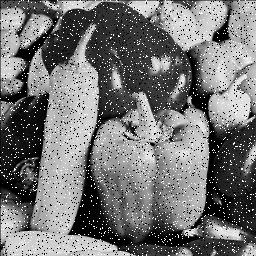
#> input picture HW4/1.jpg, 256 x 256 px
$ python q2_NoiseReduction.py
#> lines starting #> are read from the running program, lines starting #| are printed output that depends on the picture
import numpy as np
import cv2
import math
import matplotlib.pyplot as plt
def B(s):
#> called with s = '1.jpg'
    n = 5
    img = cv2.imread(s,0)
#> img is the input picture: shape (256, 256); min 0, max 255, mean 117
    F = np.fft.fftshift(np.fft.fft2(img))
    H = np.copy(F)
    G = np.copy(F)
    for i in range(len(H)):
        for j in range(len(H)):
            H[i][j]= 1/(1+((abs(i-128))**(2*n)+(abs(j-128))**(2*n))/30**(2*n))
            G[i][j] = F[i][j]*H[i][j]
    return np.abs(np.fft.ifft2(np.fft.ifftshift(G)))
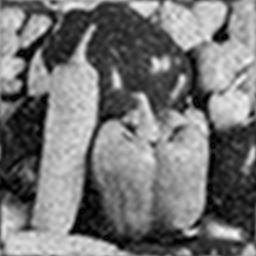
#> returned value: shape (256, 256) float64; min 0.00358, max 250.5, mean 117.1

img_back = B('1.jpg')
img_back2 = B('2.jpg')
#> call 2 of B, with s = '2.jpg'
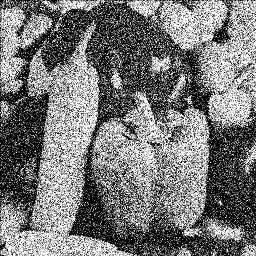
#> input picture HW4/2.jpg, 256 x 256 px
#> in B, img is the input picture: shape (256, 256); min 0, max 255, mean 119.9
#> in B (call 2), `return np.abs(np.fft.ifft2(np.fft.ifftshift(G)))`:
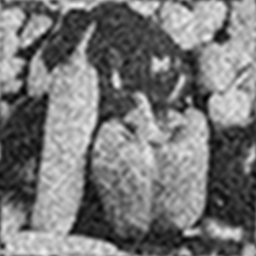
#> returned value: shape (256, 256) float64; min 0.483, max 240.8, mean 119.9

cv2.imwrite('2output1.png',img_back)

cv2.imwrite('2output2.png',img_back2)
